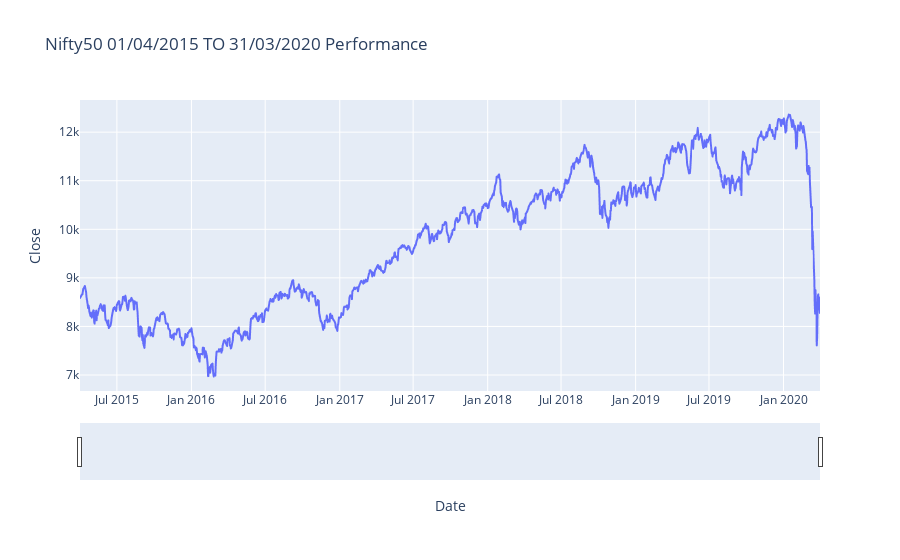

Source (notebook cell):
### Code cell
fig = px.line(df, x=df.index, y='Close', title="Nifty50 01/04/2015 TO 31/03/2020 Performance")
fig.update_xaxes(rangeslider_visible=True)
fig.write_html('Charts/Nifty50 Five Year Performance.html')
fig.show()

### Figure 1 — Plotly figure (JSON) as saved in the notebook; plotly's stock layout.template omitted (floating-point values rounded to 4 significant figures; data arrays with more than 128 entries replaced by an {"elided": "..."} marker saying what was removed)
{"data": [{"hovertemplate": "Date=%{x}<br>Close=%{y}<extra></extra>", "legendgroup": "", "line": {"color": "#636efa", "dash": "solid"}, "mode": "lines", "name": "", "showlegend": false, "type": "scattergl", "x": {"elided": "1236 str values"}, "xaxis": "x", "y": {"elided": "1236 float values"}, "yaxis": "y"}], "layout": {"legend": {"tracegroupgap": 0}, "title": {"text": "Nifty50 01/04/2015 TO 31/03/2020 Performance"}, "xaxis": {"anchor": "y", "domain": [0, 1], "rangeslider": {"visible": true}, "title": {"text": "Date"}}, "yaxis": {"anchor": "x", "domain": [0, 1], "title": {"text": "Close"}}}}
